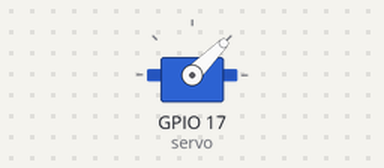
A program run on a simulated Raspberry Pi (BCM pin numbers). On the bench: servo. Servo angles are drawn from the pulse width (0.5 ms = 0°, 2.5 ms = 180°).

Above: at 0.05 s.
At 1.5 s:
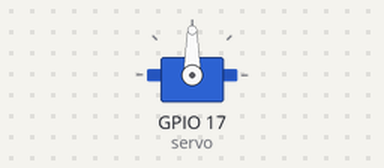
At 3.0 s:
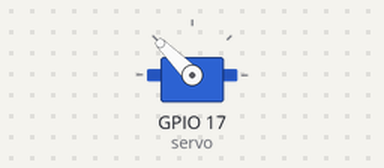
Timing chart, 0 to 6.9 s (numbered marks = the images above):
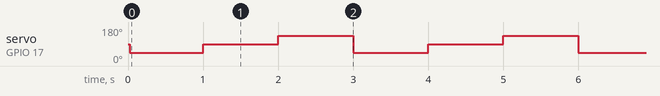

The program:

servomot.py
```python
from gpiozero import Servo
from gpiozero.pins.pigpio import PiGPIOFactory
from time import sleep

factory = PiGPIOFactory(host="*IPadress*")

servo = Servo(17, pin_factory=factory)
while True:
    servo.min()
    sleep(1)
    servo.mid()
    sleep(1)
    servo.max()
    sleep(1)
```

Measured:
- by itself, servo on GPIO 17 (servo): repeats every 3.0 s: 90° 1.0 s, 135° 1.0 s, 45° 1.0 s
